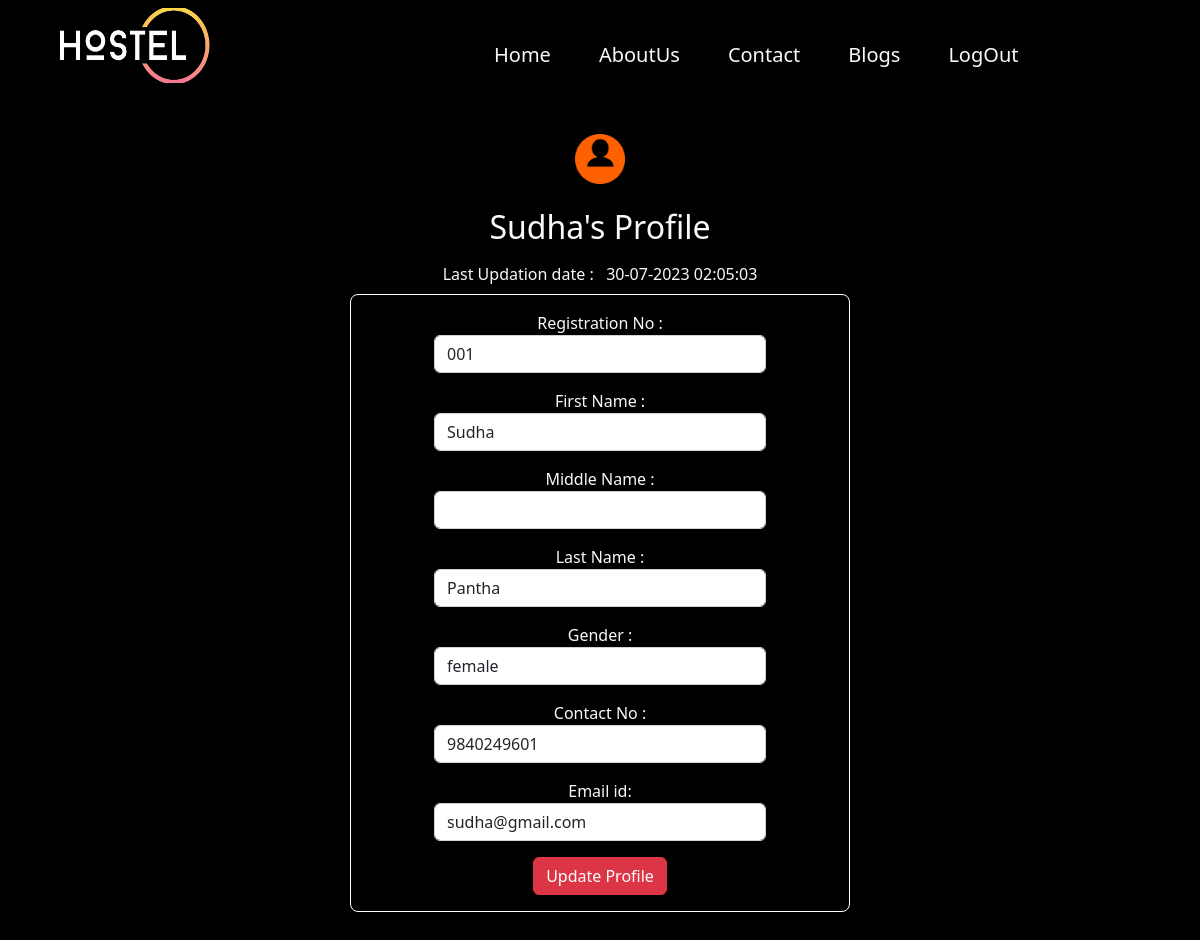
Screenshot of /my-profile.php (signed in) with the database file from the repository.
### tables this page shows
CREATE TABLE `userregistration` (
  `id` int(11) NOT NULL,
  `regno` varchar(255) NOT NULL,
  `firstName` varchar(255) NOT NULL,
  `middleName` varchar(255) NOT NULL,
  `lastName` varchar(255) NOT NULL,
  `gender` varchar(255) NOT NULL,
  `contactNo` bigint(20) NOT NULL,
  `email` varchar(255) NOT NULL,
  `password` varchar(255) NOT NULL,
  `regDate` timestamp NOT NULL DEFAULT current_timestamp(),
  `updationDate` varchar(45) NOT NULL,
  `passUdateDate` varchar(45) NOT NULL
);

### my-profile.php (the view, shortened to what this page needs)
<?php
include('includes/config.php');
?>
<!doctype html>
<html lang="en" class="no-js">
<head>
	<link rel="stylesheet" href="css/style.css" type="text/css">
	<link href="https://cdn.jsdelivr.net/npm/bootstrap@5.2.0/dist/css/bootstrap.min.css" rel="stylesheet">
        <link rel="stylesheet" href=" https://cdnjs.cloudflare.com/ajax/libs/font-awesome/6.2.0/css/all.min.css">
		<link rel="stylesheet" href="https://cdn.datatables.net/1.13.4/css/dataTables.bootstrap5.min.css">
         <link rel="stylesheet" href="css/owl.carousel.min.css">
</head>
<body>
	<section class="main_wrapper">
	<nav class="navbar navbar-expand-lg">
        <div class="container-fluid">
            <div class="container">
                <div class="row">
                    <div class="col-lg-4 col-md-6 col-sm-6 col-12">
                        <a class="navbar-brand text-center" href="#"> <img src="img/logo.png"height="80%" width="50%"alt="logo" class="logo"></a>
                    </div>
                    <div class="col-lg-8 col-md-6 col-sm-6 col-12 my-4">
                        <div class="collapse navbar-collapse" id="navbarSupportedContent">
                            <ul class="navbar-nav mx-5">
                            <li class="nav-item">
                            <a class="nav-link mx-3 text-light fs-5" href="#">Home</a>
                            </li>
                            <li class="nav-item">
                          <a class="nav-link mx-3 text-light fs-5" href="#">AboutUs</a>
                            </li>
                            <li class="nav-item">
                          <a class="nav-link mx-3 text-light fs-5" href="#">Contact</a>
                            </li>
                            <li class="nav-item">
                          <a class="nav-link mx-3 text-light fs-5" href="registration.php">Blogs</a>
                            </li>
                            <li class="nav-item">
							<a class="nav-link mx-3 text-light fs-5" href="Logout.php">LogOut</a>
                            </li>
                       </ul>
                     </div>
                    </div>
                </div>
            </div>
      </div>
   </nav>
		<div class="content-wrapper">
			<div class="container-fluid">
	<?php
$aid=$_SESSION['id'];
	$ret="select * from userregistration where id=?";
		$stmt= $mysqli->prepare($ret) ;
	 $stmt->bind_param('i',$aid);
	 $stmt->execute() ;
	 $res=$stmt->get_result();
	   while($row=$res->fetch_object())
	  {
	  	?>
				<div class="row">
					<div class="col-md-12">
					                    <div class="text-center text-light my-2">
													 <img src="img/admin.jpg" alt="password" class="pass1-img my-3">
										</div>
						<h2 class="page-title text-center text-light"><?php echo $row->firstName;?>'s&nbsp;Profile </h2>
						<div class="row">
							<div class="col-md-12">
								<div class="panel panel-primary">
									<div class="panel-heading text-center text-light my-2">
Last Updation date : &nbsp; <?php echo $row->updationDate;?>
</div>
<div class="panel-body">
<form method="post" action="" name="registration" class="form-horizontal mx-auto text-center text-light" onSubmit="return valid();">
<div class="form-group my-3">
<label class="col-sm-4 control-label"> Registration No : </label>
<div class="col-sm-8 mx-auto">
<input type="text" name="regno" id="regno"  class="form-control" required="required" value="<?php echo $row->regno;?>" >
</div>
</div>
<div class="form-group my-3">
<label class="col-sm-4 control-label">First Name : </label>
<div class="col-sm-8 mx-auto">
<input type="text" name="fname" id="fname"  class="form-control" value="<?php echo $row->firstName;?>"   required="required" >
</div>
</div>
<div class="form-group my-3">
<label class="col-sm-4 control-label">Middle Name : </label>
<div class="col-sm-8 mx-auto">
<input type="text" name="mname" id="mname"  class="form-control" value="<?php echo $row->middleName;?>"  >
</div>
</div>
<div class="form-group my-3">
<label class="col-sm-4 control-label">Last Name : </label>
<div class="col-sm-8 mx-auto">
<input type="text" name="lname" id="lname"  class="form-control" value="<?php echo $row->lastName;?>" required="required">
</div>
</div>
<div class="form-group my-3">
<label class="col-sm-4 control-label">Gender : </label>
<div class="col-sm-8 mx-auto">
<select name="gender" class="form-control" required="required">
<option value="<?php echo $row->gender;?>"><?php echo $row->gender;?></option>
</select>
</div>
</div>
<div class="form-group my-3">
<label class="col-sm-4 control-label">Contact No : </label>
<div class="col-sm-8 mx-auto">
<input type="text" name="contact" id="contact"  class="form-control" maxlength="10" value="<?php echo $row->contactNo;?>" required="required">
</div>
</div>
<div class="form-group my-3">
<label class="col-sm-2 control-label">Email id: </label>
<div class="col-sm-8 mx-auto">
<input type="email" name="email" id="email"  class="form-control" value="<?php echo $row->email;?>" readonly>
</div>
</div>
<?php } ?>
<div class="col-sm-6 col-sm-offset-4 my-3 mx-auto">
<input type="submit" name="update" Value="Update Profile" class="btn btn-danger">
</div>
</form>
									</div>
									</div>
								</div>
							</div>
						</div>
							</div>
						</div>
					</div>
	  </section>
</body>
</html>

### css/style.css (style rules this page uses)
* { margin: 0; padding: 0; }
body, html { margin: 0; padding: 0; }
.main_wrapper { background: black; height: 220vh; }
.navbar-nav { margin-left: auto; font-size: 20px; margin-right: 200px; }
.nav-link { transition: 0.2s; }
.pass1-img { width: 50px; }
.form-horizontal { border-radius: 8px; border: 1px solid white; box-sizing: border-box; width: 500px; box-shadow: 0 4px 10px rgba(0, 0, 0, 0.16), 0 4px 10px rgba(0, 0, 0, 0.23); }
.form-group { margin-bottom: 15px; }

### rows the page displays
userregistration: firstName "Sudha", updationDate "30-07-2023 02:05:03", regno "001", fname "Sudha", lname "Pantha", gender "female", contact "9840249601", email "sudha@gmail.com"
